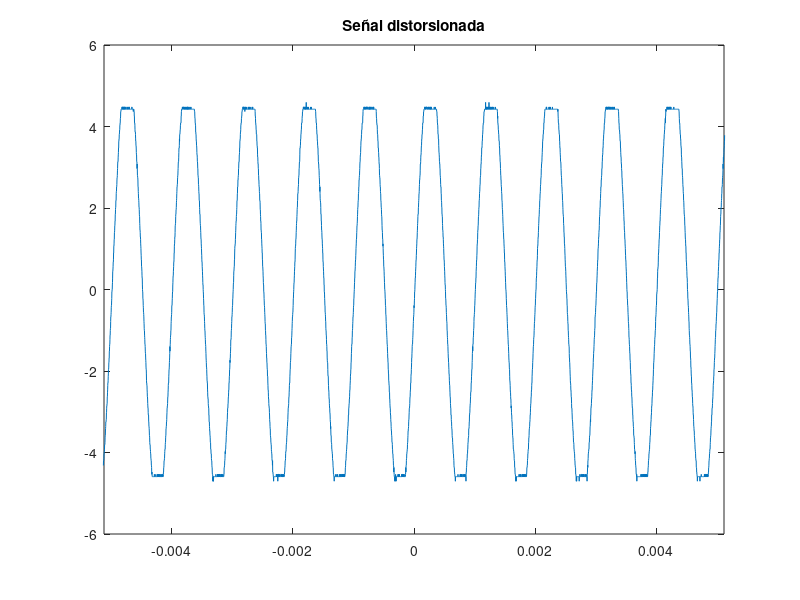
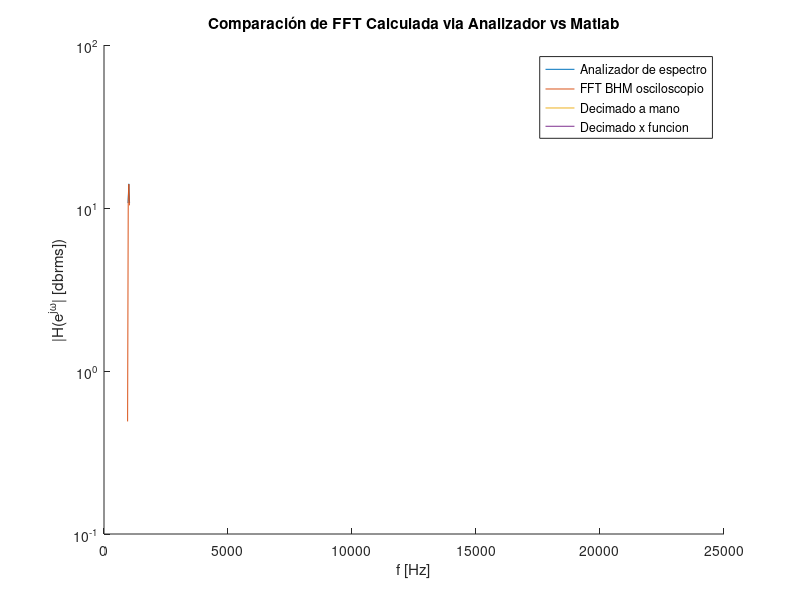

Reproduce these figures in MATLAB, in order. (Note: this script raises an error after producing the figures.)
%%% Tarea 12: Medición de la distorsión en los amplificadores
clear; close all; clc;
%% Carga de datos, definición de constantes
% Datos del osciloscopio
data = load("SDS00002.CSV");
S.t = data(:,1); S.c1 = data(:,2); S.c2 = data(:,3);
% Datos del analizador DAT solo
data = load("SCRN0004.TXT");
DAT.f = data(:,1); DAT.A = data(:,2);
% Datos del analizador DAT + Ruido
data = load("SCRN0007.TXT");
DATpR.f = data(:,1); DATpR.A = data(:,2);
clear data;
%Constantes
Fs = 1/mean(diff(S.t)); Fs2 = 50000;
N = length(S.c1); NFFT = length(S.c1);
%% 1_ Canal distorsionado en funcion del tiempo
figure('Name','Señal Distorsionada');
plot(S.t,S.c1);xlim([min(S.t)/4 max(S.t)/4]);
title('Señal distorsionada');
%% 2_ FFT mediante ventana de Blackman Harris
M.w = blackmanharris(N);
M.x = S.c1 .* M.w;
M.X = fft(M.x,NFFT);
M.X = abs(M.X)*2/sum(M.w);
M.Xdb = 20*log10(M.X);
M.f = (0:NFFT-1)*Fs/NFFT;
%Gráfica para comparar la fft de matlab con la del analizador
figure('Name','Comparación fft Matlab vs analizador')
hold on;
semilogy(DAT.f,DAT.A,'DisplayName','Analizador de espectro');
semilogy(M.f,M.Xdb,'DisplayName','FFT BHM osciloscopio');
xlabel('f [Hz]'); ylabel('|H(e^{j\omega}| [dbrms])');
xlim([0 max(DAT.f)]); legend show; 
title('Comparación de FFT Calculada via Analizador vs Matlab');
%% 4_ Decimado de muestras
%Factor de decimado
D.FD = round(Fs/Fs2);
%Decimado por truncado manual
D.m.x = S.c1(1:D.FD:end);
%Decimado por funcion Decimate
D.d.x = decimate(S.c1,D.FD);
%Tomo N de la longitud de las señales 
%¿Puedo asumir que siempre son iguales?
D.N = length(D.m.x);
%Asumiendo misma longitud, la ventana es la misma
D.w = blackmanharris(D.N);
D.f = (0:(NFFT/D.FD)-1)*Fs2/(NFFT/D.FD);
%Calculamos la FFT, los dbrms y el vector de frecuencia
D.m.X = fft(D.m.x,NFFT/D.FD);   D.d.X = fft(D.d.x,NFFT/D.FD);
D.m.X = abs(D.m.X)*2/sum(D.w);  D.d.X = abs(D.d.X)*2/sum(D.w);
D.m.Xdb = 20*log10(D.m.X);      D.d.Xdb = 20*log10(D.d.X);
% Ploteamos en la misma figura que 2_
hold on;
semilogy(D.f,D.m.Xdb,'DisplayName','Decimado a mano');
semilogy(D.f,D.d.Xdb,'DisplayName','Decimado x funcion');
xlim([0 max(DAT.f)]); l2 = legend('show');
l2.ItemHitFcn = @(~,ev) set(ev.Peer, 'Visible', ...
    iff(strcmp(ev.Peer.Visible,'on'),'off','on'));

%% 5_ Calculo de DAT
% Se preserva el espectro decimado con la función decimate
% Presto que es más pequeño que el del osciloscopio y es menos
% susceptible al aliasing, respecto del decimado a mano
Sp = D.d; Sp.Xdb = Sp.Xdb(1:(NFFT/D.FD)/2); Sp.f = D.f(1:(NFFT/D.FD)/2);
% Seleccionamos los picos con una prominencia de al menos 10db y mayores a -50 db
% Los criterios fuero seleccionados tal que se evaluen los picos prominente
% (a nuestra discrecion), sin perder los picos del gif del analizador de espectro
[Sp.pk.y Sp.pk.x] = findpeaks(Sp.Xdb,Sp.f,...
  'MinPeakHeight',-50,'MinPeakProminence',10);
[DAT.pk.y DAT.pk.x] = findpeaks(DAT.A,DAT.f,...
  'MinPeakHeight',-50,'MinPeakProminence',10);
figure('Name','picos');
hold on;
semilogy(DAT.f,DAT.A,'DisplayName','Analizador de espectro','Color','b');
semilogy(DAT.pk.x,DAT.pk.y,'v','Color','b','DisplayName','Picos Analizador');
semilogy(Sp.f,Sp.Xdb,'DisplayName','Espectro Calculado y decimado','Color','r');
semilogy(Sp.pk.x,Sp.pk.y,'v','Color','r','DisplayName','Picos Calculados');
hold off; xlabel('f [hz]'), ylabel('A [db Vpk]'); l5 = legend('show');
l5.ItemHitFcn = @(~,ev) set(ev.Peer, 'Visible', ...
    iff(strcmp(ev.Peer.Visible,'on'),'off','on'));
title('Espectros y sus picos')
% Calculo DAT
Sp.DAT = calc_DAT(Sp);
DAT.DAT = calc_DAT(DAT);
disp(sprintf('DAT (Espectro Calculado): %.3f%%',Sp.DAT));
disp(sprintf('DAT (Analizador): %.3f%%',DAT.DAT));
%% 6_ DAT+Ruido
%Sacamos los picos de DATpR, usamos el mismo criterio que en 4_
[DATpR.pk.y DATpR.pk.x] = findpeaks(DATpR.A,DATpR.f,...
  'MinPeakHeight',-50,'MinPeakProminence',10);
%Definimos el rango respecto de la fundamental (pm125Hz)
rango = 125;
%Calculamos DATpR
Sp.DATpR = calc_DATpR(Sp,rango);
DATpR.DATpR = calc_DATpR(DATpR,rango);
disp(sprintf('DAT + Ruido (Espectro Calculado): %.3f%%',Sp.DATpR));
disp(sprintf('DAT + Ruido (Analizador): %.3f%%',DATpR.DATpR));
%% Funciones auxiliares
function out = iff(cond, a, b)
    if cond, out = a; else, out = b; end
end

function DAT_val = calc_DAT(S)
% calc_DAT  Calcula la Distorsión Armónica Total (DAT%)
% Entrada:
%   S.pk.x  -> frecuencias de los picos
%   S.pk.y  -> amplitudes en dBpk
%
% Salida:
%   DAT_val -> DAT% (valor escalar)
    % Convertimos picos dBpk → Vpk
    v = 10.^(S.pk.y/20);
    % Fundamental = primer pico
    v1 = v(1);
    % Armónicos = a partir de k = 2
    vH = v(2:end);
    % Fórmula DAT
    DAT_val = 100*sqrt(sum(vH.^2)/(v1^2));
end


function DATpr_val = calc_DATpR(S, rango)
% calc_DATpR  Calcula la métrica DAT + Ruido (%)
% Entrada:
%   S.pk.x  -> frecuencias de los picos
%   S.pk.y  -> amplitudes en dBpk
%   rango   -> exclusión alrededor de la fundamental (en Hz), ej: 125
%
% Salida:
%   DATpr_val -> porcentaje DAT+Ruido
    % Convertimos picos dBpk → Vpk
    v = 10.^(S.pk.y/20);
    % Fundamental = primer pico
    f1 = S.pk.x(1);
    % Banda a excluir
    fs = f1 - rango;
    fe = f1 + rango;
    % Índices dentro y fuera de la banda
    idx_in  = find(S.pk.x >= fs & S.pk.x <= fe);
    idx_out = setdiff(1:numel(v), idx_in);
    % Energías
    Etot = sum(v.^2);
    Eout = sum(v(idx_out).^2);
    % Fórmula DAT + Ruido
    DATpr_val = 100*sqrt(Eout/Etot);
end
